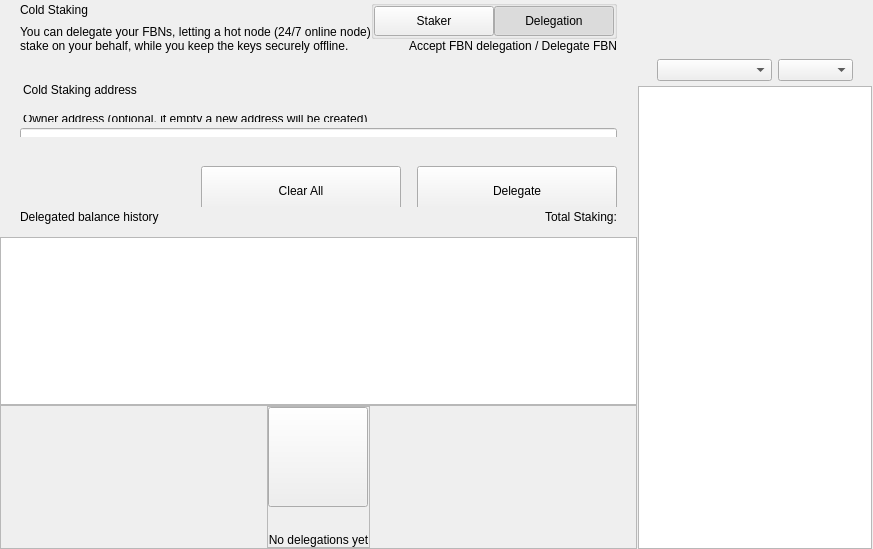
<?xml version="1.0" encoding="UTF-8"?>
<ui version="4.0">
 <class>ColdStakingWidget</class>
 <widget class="QWidget" name="ColdStakingWidget">
  <property name="geometry">
   <rect>
    <x>0</x>
    <y>0</y>
    <width>629</width>
    <height>549</height>
   </rect>
  </property>
  <property name="windowTitle">
   <string>Form</string>
  </property>
  <layout class="QHBoxLayout" name="horizontalLayout_1" stretch="2,1">
   <property name="spacing">
    <number>0</number>
   </property>
   <property name="leftMargin">
    <number>0</number>
   </property>
   <property name="topMargin">
    <number>0</number>
   </property>
   <property name="rightMargin">
    <number>0</number>
   </property>
   <property name="bottomMargin">
    <number>0</number>
   </property>
   <item>
    <widget class="QWidget" name="left" native="true">
     <layout class="QVBoxLayout" name="verticalLayout_3">
      <property name="leftMargin">
       <number>0</number>
      </property>
      <property name="topMargin">
       <number>0</number>
      </property>
      <property name="rightMargin">
       <number>0</number>
      </property>
      <property name="bottomMargin">
       <number>0</number>
      </property>
      <item>
       <layout class="QVBoxLayout" name="verticalLayout_2">
        <property name="spacing">
         <number>0</number>
        </property>
        <item>
         <layout class="QVBoxLayout" name="verticalLayoutTop">
          <property name="spacing">
           <number>0</number>
          </property>
          <property name="leftMargin">
           <number>0</number>
          </property>
          <property name="rightMargin">
           <number>0</number>
          </property>
          <item>
           <widget class="QWidget" name="containerTitle" native="true">
            <property name="sizePolicy">
             <sizepolicy hsizetype="Preferred" vsizetype="Minimum">
              <horstretch>0</horstretch>
              <verstretch>0</verstretch>
             </sizepolicy>
            </property>
            <property name="maximumSize">
             <size>
              <width>16777215</width>
              <height>100</height>
             </size>
            </property>
            <layout class="QHBoxLayout" name="containerTitleLayout">
             <property name="spacing">
              <number>0</number>
             </property>
             <property name="leftMargin">
              <number>20</number>
             </property>
             <property name="topMargin">
              <number>0</number>
             </property>
             <property name="rightMargin">
              <number>20</number>
             </property>
             <property name="bottomMargin">
              <number>0</number>
             </property>
             <item>
              <layout class="QVBoxLayout" name="verticalLayout11">
               <property name="spacing">
                <number>5</number>
               </property>
               <item>
                <widget class="QLabel" name="labelTitle">
                 <property name="text">
                  <string>Cold Staking</string>
                 </property>
                </widget>
               </item>
               <item>
                <widget class="QLabel" name="labelSubtitle1">
                 <property name="maximumSize">
                  <size>
                   <width>16777215</width>
                   <height>16777215</height>
                  </size>
                 </property>
                 <property name="text">
                  <string>You can delegate your FBNs, letting a hot node (24/7 online node)
stake on your behalf, while you keep the keys securely offline.</string>
                 </property>
                </widget>
               </item>
              </layout>
             </item>
             <item>
              <spacer name="horizontalSpacer">
               <property name="orientation">
                <enum>Qt::Horizontal</enum>
               </property>
               <property name="sizeHint" stdset="0">
                <size>
                 <width>40</width>
                 <height>20</height>
                </size>
               </property>
              </spacer>
             </item>
             <item>
              <widget class="QWidget" name="containerViewPrivacyChecks" native="true">
               <layout class="QVBoxLayout" name="containerPrivacyChecks">
                <property name="spacing">
                 <number>0</number>
                </property>
                <property name="leftMargin">
                 <number>0</number>
                </property>
                <property name="topMargin">
                 <number>0</number>
                </property>
                <property name="rightMargin">
                 <number>0</number>
                </property>
                <property name="bottomMargin">
                 <number>0</number>
                </property>
                <item alignment="Qt::AlignHCenter|Qt::AlignVCenter">
                 <widget class="QGroupBox" name="groupBox">
                  <property name="title">
                   <string/>
                  </property>
                  <layout class="QHBoxLayout" name="horizontalLayout_2_1">
                   <property name="spacing">
                    <number>0</number>
                   </property>
                   <property name="leftMargin">
                    <number>0</number>
                   </property>
                   <property name="topMargin">
                    <number>0</number>
                   </property>
                   <property name="rightMargin">
                    <number>0</number>
                   </property>
                   <property name="bottomMargin">
                    <number>0</number>
                   </property>
                   <item>
                    <widget class="QPushButton" name="pushLeft">
                     <property name="minimumSize">
                      <size>
                       <width>120</width>
                       <height>30</height>
                      </size>
                     </property>
                     <property name="maximumSize">
                      <size>
                       <width>120</width>
                       <height>30</height>
                      </size>
                     </property>
                     <property name="focusPolicy">
                      <enum>Qt::NoFocus</enum>
                     </property>
                     <property name="text">
                      <string>Staker</string>
                     </property>
                     <property name="checkable">
                      <bool>true</bool>
                     </property>
                     <property name="autoExclusive">
                      <bool>true</bool>
                     </property>
                    </widget>
                   </item>
                   <item>
                    <widget class="QPushButton" name="pushRight">
                     <property name="minimumSize">
                      <size>
                       <width>120</width>
                       <height>30</height>
                      </size>
                     </property>
                     <property name="maximumSize">
                      <size>
                       <width>120</width>
                       <height>30</height>
                      </size>
                     </property>
                     <property name="focusPolicy">
                      <enum>Qt::NoFocus</enum>
                     </property>
                     <property name="text">
                      <string>Delegation</string>
                     </property>
                     <property name="checkable">
                      <bool>true</bool>
                     </property>
                     <property name="checked">
                      <bool>true</bool>
                     </property>
                     <property name="autoExclusive">
                      <bool>true</bool>
                     </property>
                    </widget>
                   </item>
                  </layout>
                 </widget>
                </item>
                <item alignment="Qt::AlignTop">
                 <widget class="QLabel" name="labelSubtitle2">
                  <property name="text">
                   <string>Accept FBN delegation / Delegate FBN</string>
                  </property>
                  <property name="alignment">
                   <set>Qt::AlignRight|Qt::AlignTrailing|Qt::AlignVCenter</set>
                  </property>
                 </widget>
                </item>
               </layout>
              </widget>
             </item>
            </layout>
           </widget>
          </item>
          <item>
           <spacer name="verticalSpacer_2">
            <property name="orientation">
             <enum>Qt::Vertical</enum>
            </property>
            <property name="sizeType">
             <enum>QSizePolicy::Fixed</enum>
            </property>
            <property name="sizeHint" stdset="0">
             <size>
              <width>20</width>
              <height>30</height>
             </size>
            </property>
           </spacer>
          </item>
          <item>
           <widget class="QWidget" name="containerSend" native="true">
            <property name="minimumSize">
             <size>
              <width>0</width>
              <height>50</height>
             </size>
            </property>
            <layout class="QVBoxLayout" name="containerSendRow">
             <property name="spacing">
              <number>6</number>
             </property>
             <property name="leftMargin">
              <number>0</number>
             </property>
             <property name="topMargin">
              <number>0</number>
             </property>
             <property name="rightMargin">
              <number>0</number>
             </property>
             <property name="bottomMargin">
              <number>0</number>
             </property>
             <item>
              <widget class="QLabel" name="labelEditTitle">
               <property name="maximumSize">
                <size>
                 <width>16777215</width>
                 <height>30</height>
                </size>
               </property>
               <property name="styleSheet">
                <string notr="true">padding-left:20px; padding-bottom:3px;</string>
               </property>
               <property name="text">
                <string>Cold Staking address</string>
               </property>
              </widget>
             </item>
             <item>
              <spacer name="verticalSpacer_6">
               <property name="orientation">
                <enum>Qt::Vertical</enum>
               </property>
               <property name="sizeType">
                <enum>QSizePolicy::Fixed</enum>
               </property>
               <property name="sizeHint" stdset="0">
                <size>
                 <width>20</width>
                 <height>9</height>
                </size>
               </property>
              </spacer>
             </item>
             <item>
              <widget class="QWidget" name="containerOwner" native="true">
               <layout class="QVBoxLayout" name="vContainerOwner">
                <property name="spacing">
                 <number>4</number>
                </property>
                <property name="leftMargin">
                 <number>20</number>
                </property>
                <property name="topMargin">
                 <number>0</number>
                </property>
                <property name="rightMargin">
                 <number>20</number>
                </property>
                <property name="bottomMargin">
                 <number>0</number>
                </property>
                <item>
                 <widget class="QLabel" name="labelSubtitleDescription">
                  <property name="maximumSize">
                   <size>
                    <width>16777215</width>
                    <height>20</height>
                   </size>
                  </property>
                  <property name="styleSheet">
                   <string notr="true">margin-bottom:2px;
                   margin-left:0.05px;
                   padding:0px;</string>
                  </property>
                  <property name="text">
                   <string>Owner address (optional, if empty a new address will be created)</string>
                  </property>
                 </widget>
                </item>
                <item>
                 <widget class="QLineEdit" name="lineEditOwnerAddress">
                  <property name="minimumSize">
                   <size>
                    <width>0</width>
                    <height>50</height>
                   </size>
                  </property>
                  <property name="maximumSize">
                   <size>
                    <width>16777215</width>
                    <height>50</height>
                   </size>
                  </property>
                  <property name="styleSheet">
                   <string notr="true"/>
                  </property>
                  <property name="placeholderText">
                   <string>Enter owner address</string>
                  </property>
                 </widget>
                </item>
               </layout>
              </widget>
             </item>
            </layout>
           </widget>
          </item>
         </layout>
        </item>
        <item>
         <spacer name="verticalSpacer_3">
          <property name="orientation">
           <enum>Qt::Vertical</enum>
          </property>
          <property name="sizeType">
           <enum>QSizePolicy::Minimum</enum>
          </property>
          <property name="sizeHint" stdset="0">
           <size>
            <width>20</width>
            <height>20</height>
           </size>
          </property>
         </spacer>
        </item>
        <item>
         <widget class="QWidget" name="containerBtn" native="true">
          <property name="minimumSize">
           <size>
            <width>0</width>
            <height>50</height>
           </size>
          </property>
          <layout class="QHBoxLayout" name="horizontalLayout">
           <property name="rightMargin">
            <number>20</number>
           </property>
           <item>
            <spacer name="horizontalSpacer_2">
             <property name="orientation">
              <enum>Qt::Horizontal</enum>
             </property>
             <property name="sizeHint" stdset="0">
              <size>
               <width>200</width>
               <height>20</height>
              </size>
             </property>
            </spacer>
           </item>
           <item>
            <layout class="QHBoxLayout" name="horizontalLayout_7">
             <item>
              <spacer name="horizontalSpacer_3">
               <property name="orientation">
                <enum>Qt::Horizontal</enum>
               </property>
               <property name="sizeType">
                <enum>QSizePolicy::Expanding</enum>
               </property>
               <property name="sizeHint" stdset="0">
                <size>
                 <width>40</width>
                 <height>20</height>
                </size>
               </property>
              </spacer>
             </item>
             <item>
              <widget class="QPushButton" name="pushButtonClear">
               <property name="minimumSize">
                <size>
                 <width>200</width>
                 <height>50</height>
                </size>
               </property>
               <property name="focusPolicy">
                <enum>Qt::NoFocus</enum>
               </property>
               <property name="text">
                <string>Clear All</string>
               </property>
              </widget>
             </item>
             <item>
              <spacer name="horizontalSpacer_4">
               <property name="orientation">
                <enum>Qt::Horizontal</enum>
               </property>
               <property name="sizeType">
                <enum>QSizePolicy::Fixed</enum>
               </property>
               <property name="sizeHint" stdset="0">
                <size>
                 <width>10</width>
                 <height>20</height>
                </size>
               </property>
              </spacer>
             </item>
             <item>
              <widget class="QPushButton" name="pushButtonSend">
               <property name="minimumSize">
                <size>
                 <width>200</width>
                 <height>50</height>
                </size>
               </property>
               <property name="maximumSize">
                <size>
                 <width>200</width>
                 <height>50</height>
                </size>
               </property>
               <property name="focusPolicy">
                <enum>Qt::NoFocus</enum>
               </property>
               <property name="text">
                <string>Delegate</string>
               </property>
              </widget>
             </item>
            </layout>
           </item>
          </layout>
         </widget>
        </item>
        <item>
         <widget class="QWidget" name="containerHistoryLabel" native="true">
          <layout class="QHBoxLayout" name="horizontalLayout_4">
           <property name="spacing">
            <number>0</number>
           </property>
           <property name="leftMargin">
            <number>20</number>
           </property>
           <property name="topMargin">
            <number>0</number>
           </property>
           <property name="rightMargin">
            <number>20</number>
           </property>
           <property name="bottomMargin">
            <number>0</number>
           </property>
           <item>
            <widget class="QWidget" name="verticalWidget" native="true">
             <property name="minimumSize">
              <size>
               <width>100</width>
               <height>0</height>
              </size>
             </property>
             <layout class="QVBoxLayout" name="verticalLayout_58">
              <property name="leftMargin">
               <number>0</number>
              </property>
              <property name="topMargin">
               <number>0</number>
              </property>
              <property name="rightMargin">
               <number>0</number>
              </property>
              <property name="bottomMargin">
               <number>0</number>
              </property>
              <item>
               <widget class="QLabel" name="labelListHistory">
                <property name="text">
                 <string>Delegated balance history</string>
                </property>
               </widget>
              </item>
             </layout>
            </widget>
           </item>
           <item>
            <spacer name="horizontalSpacer_5">
             <property name="orientation">
              <enum>Qt::Horizontal</enum>
             </property>
             <property name="sizeHint" stdset="0">
              <size>
               <width>40</width>
               <height>20</height>
              </size>
             </property>
            </spacer>
           </item>
           <item>
            <widget class="QLabel" name="labelStakingTotal">
             <property name="text">
              <string>Total Staking:</string>
             </property>
            </widget>
           </item>
          </layout>
         </widget>
        </item>
        <item>
         <layout class="QVBoxLayout" name="verticalLayout_64">
          <property name="spacing">
           <number>0</number>
          </property>
          <item>
           <spacer name="verticalSpacer_44">
            <property name="orientation">
             <enum>Qt::Vertical</enum>
            </property>
            <property name="sizeType">
             <enum>QSizePolicy::Fixed</enum>
            </property>
            <property name="sizeHint" stdset="0">
             <size>
              <width>20</width>
              <height>10</height>
             </size>
            </property>
           </spacer>
          </item>
          <item>
           <widget class="QListView" name="listView">
            <property name="enabled">
             <bool>true</bool>
            </property>
            <property name="mouseTracking">
             <bool>true</bool>
            </property>
           </widget>
          </item>
          <item>
           <widget class="QFrame" name="emptyContainer">
            <property name="minimumSize">
             <size>
              <width>0</width>
              <height>100</height>
             </size>
            </property>
            <property name="frameShape">
             <enum>QFrame::StyledPanel</enum>
            </property>
            <property name="frameShadow">
             <enum>QFrame::Raised</enum>
            </property>
            <layout class="QVBoxLayout" name="verticalLayout_71" stretch="1,8">
             <property name="spacing">
              <number>0</number>
             </property>
             <property name="leftMargin">
              <number>0</number>
             </property>
             <property name="topMargin">
              <number>0</number>
             </property>
             <property name="rightMargin">
              <number>0</number>
             </property>
             <property name="bottomMargin">
              <number>0</number>
             </property>
             <item>
              <spacer name="verticalSpacer">
               <property name="orientation">
                <enum>Qt::Vertical</enum>
               </property>
               <property name="sizeHint" stdset="0">
                <size>
                 <width>20</width>
                 <height>20</height>
                </size>
               </property>
              </spacer>
             </item>
             <item alignment="Qt::AlignHCenter|Qt::AlignVCenter">
              <widget class="QFrame" name="emptyScreen">
               <property name="sizePolicy">
                <sizepolicy hsizetype="Expanding" vsizetype="Expanding">
                 <horstretch>0</horstretch>
                 <verstretch>0</verstretch>
                </sizepolicy>
               </property>
               <property name="frameShape">
                <enum>QFrame::StyledPanel</enum>
               </property>
               <property name="frameShadow">
                <enum>QFrame::Raised</enum>
               </property>
               <layout class="QVBoxLayout" name="verticalLayout">
                <property name="spacing">
                 <number>30</number>
                </property>
                <property name="leftMargin">
                 <number>0</number>
                </property>
                <property name="topMargin">
                 <number>0</number>
                </property>
                <property name="rightMargin">
                 <number>0</number>
                </property>
                <property name="bottomMargin">
                 <number>0</number>
                </property>
                <item alignment="Qt::AlignHCenter|Qt::AlignVCenter">
                 <widget class="QPushButton" name="pushImgEmpty">
                  <property name="minimumSize">
                   <size>
                    <width>100</width>
                    <height>100</height>
                   </size>
                  </property>
                  <property name="maximumSize">
                   <size>
                    <width>100</width>
                    <height>100</height>
                   </size>
                  </property>
                  <property name="focusPolicy">
                   <enum>Qt::NoFocus</enum>
                  </property>
                  <property name="text">
                   <string/>
                  </property>
                  <property name="iconSize">
                   <size>
                    <width>100</width>
                    <height>100</height>
                   </size>
                  </property>
                 </widget>
                </item>
                <item alignment="Qt::AlignHCenter|Qt::AlignVCenter">
                 <widget class="QLabel" name="labelEmpty">
                  <property name="styleSheet">
                   <string notr="true"/>
                  </property>
                  <property name="text">
                   <string>No delegations yet</string>
                  </property>
                  <property name="alignment">
                   <set>Qt::AlignCenter</set>
                  </property>
                 </widget>
                </item>
               </layout>
              </widget>
             </item>
            </layout>
           </widget>
          </item>
         </layout>
        </item>
       </layout>
      </item>
     </layout>
    </widget>
   </item>
   <item>
    <widget class="QWidget" name="right" native="true">
     <layout class="QVBoxLayout" name="rightContainer">
      <property name="spacing">
       <number>0</number>
      </property>
      <property name="leftMargin">
       <number>1</number>
      </property>
      <property name="topMargin">
       <number>0</number>
      </property>
      <property name="rightMargin">
       <number>1</number>
      </property>
      <property name="bottomMargin">
       <number>0</number>
      </property>
      <item>
       <widget class="QWidget" name="containerRightButtons" native="true">
        <property name="minimumSize">
         <size>
          <width>0</width>
          <height>50</height>
         </size>
        </property>
        <layout class="QVBoxLayout" name="verticalLayout_4">
         <property name="leftMargin">
          <number>19</number>
         </property>
         <property name="topMargin">
          <number>0</number>
         </property>
         <property name="rightMargin">
          <number>19</number>
         </property>
         <property name="bottomMargin">
          <number>0</number>
         </property>
         <item>
          <widget class="OptionButton" name="btnCoinControl" native="true">
           <property name="minimumSize">
            <size>
             <width>0</width>
             <height>0</height>
            </size>
           </property>
          </widget>
         </item>
         <item>
          <widget class="OptionButton" name="btnColdStaking" native="true"/>
         </item>
         <item>
          <widget class="OptionButton" name="btnMyStakingAddresses" native="true">
           <property name="sizePolicy">
            <sizepolicy hsizetype="Preferred" vsizetype="Minimum">
             <horstretch>0</horstretch>
             <verstretch>0</verstretch>
            </sizepolicy>
           </property>
          </widget>
         </item>
        </layout>
       </widget>
      </item>
      <item>
       <widget class="QWidget" name="sortWidget" native="true">
        <layout class="QHBoxLayout" name="horizontalLayout_6">
         <property name="leftMargin">
          <number>19</number>
         </property>
         <property name="rightMargin">
          <number>19</number>
         </property>
         <property name="bottomMargin">
          <number>5</number>
         </property>
         <item>
          <spacer name="horizontalSpacer_6">
           <property name="orientation">
            <enum>Qt::Horizontal</enum>
           </property>
           <property name="sizeHint" stdset="0">
            <size>
             <width>40</width>
             <height>20</height>
            </size>
           </property>
          </spacer>
         </item>
         <item>
          <widget class="QComboBox" name="comboBoxSort">
           <property name="sizePolicy">
            <sizepolicy hsizetype="Preferred" vsizetype="Fixed">
             <horstretch>0</horstretch>
             <verstretch>0</verstretch>
            </sizepolicy>
           </property>
           <property name="minimumSize">
            <size>
             <width>115</width>
             <height>0</height>
            </size>
           </property>
          </widget>
         </item>
         <item>
          <widget class="QComboBox" name="comboBoxSortOrder">
           <property name="sizePolicy">
            <sizepolicy hsizetype="Preferred" vsizetype="Fixed">
             <horstretch>0</horstretch>
             <verstretch>0</verstretch>
            </sizepolicy>
           </property>
           <property name="minimumSize">
            <size>
             <width>75</width>
             <height>0</height>
            </size>
           </property>
          </widget>
         </item>
        </layout>
       </widget>
      </item>
      <item>
       <widget class="QListView" name="listViewStakingAddress">
        <property name="enabled">
         <bool>true</bool>
        </property>
        <property name="mouseTracking">
         <bool>true</bool>
        </property>
       </widget>
      </item>
     </layout>
    </widget>
   </item>
  </layout>
 </widget>
 <customwidgets>
  <customwidget>
   <class>OptionButton</class>
   <extends>QWidget</extends>
   <header>qt/fivebalance/optionbutton.h</header>
   <container>1</container>
  </customwidget>
 </customwidgets>
 <resources/>
 <connections/>
</ui>
